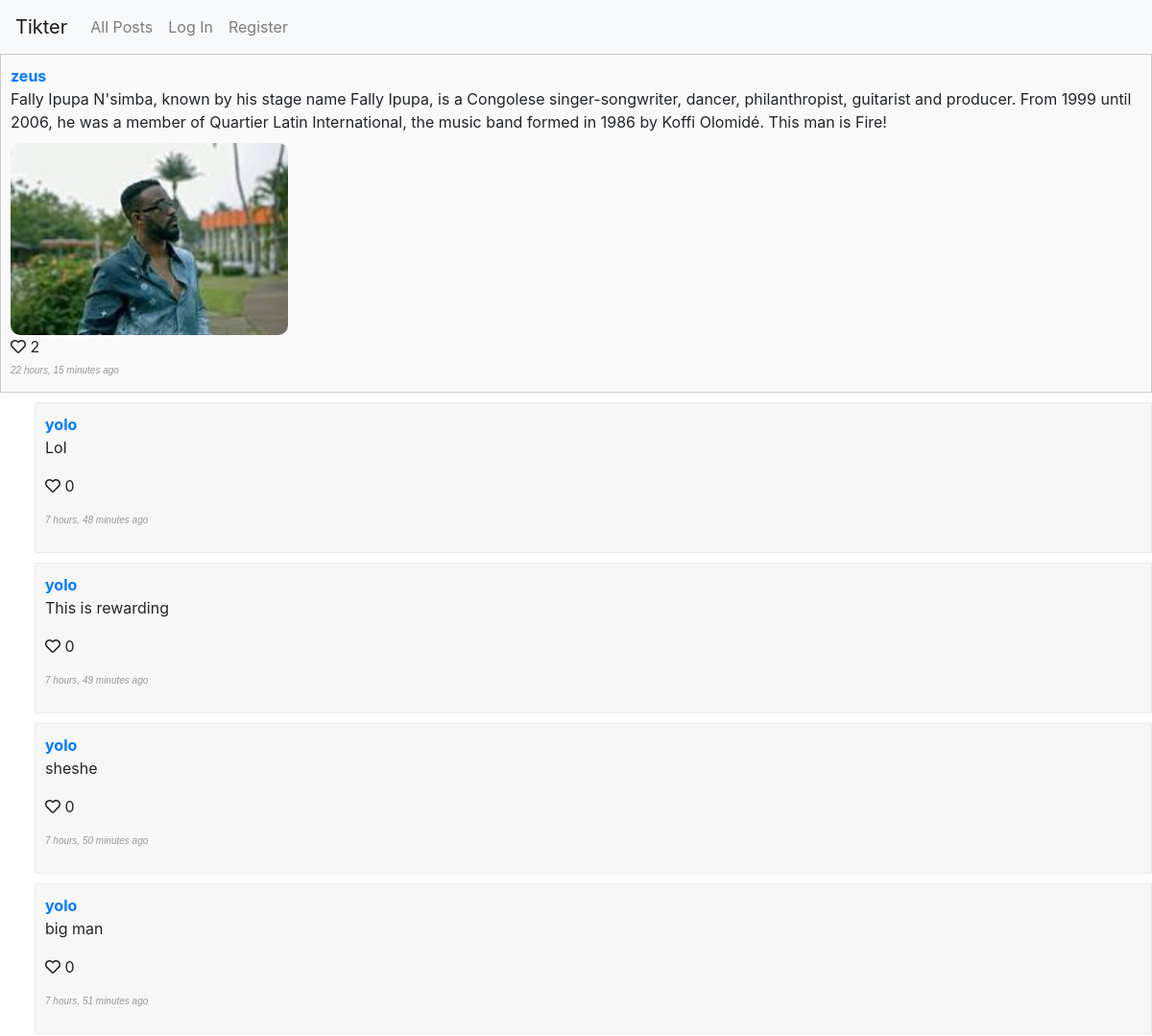
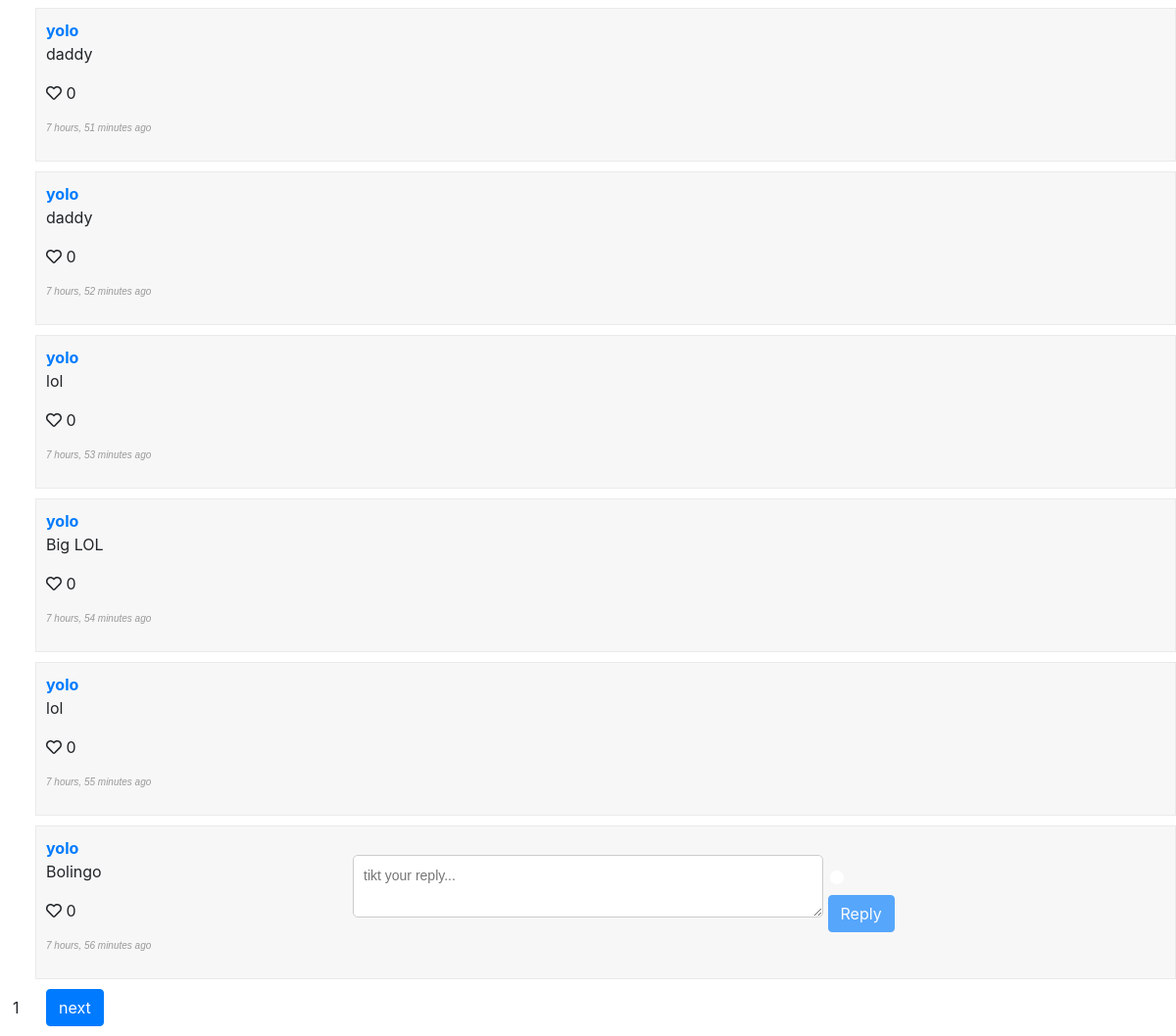
The page /post/17 on the database as committed earlier (2 pictures, top to bottom).
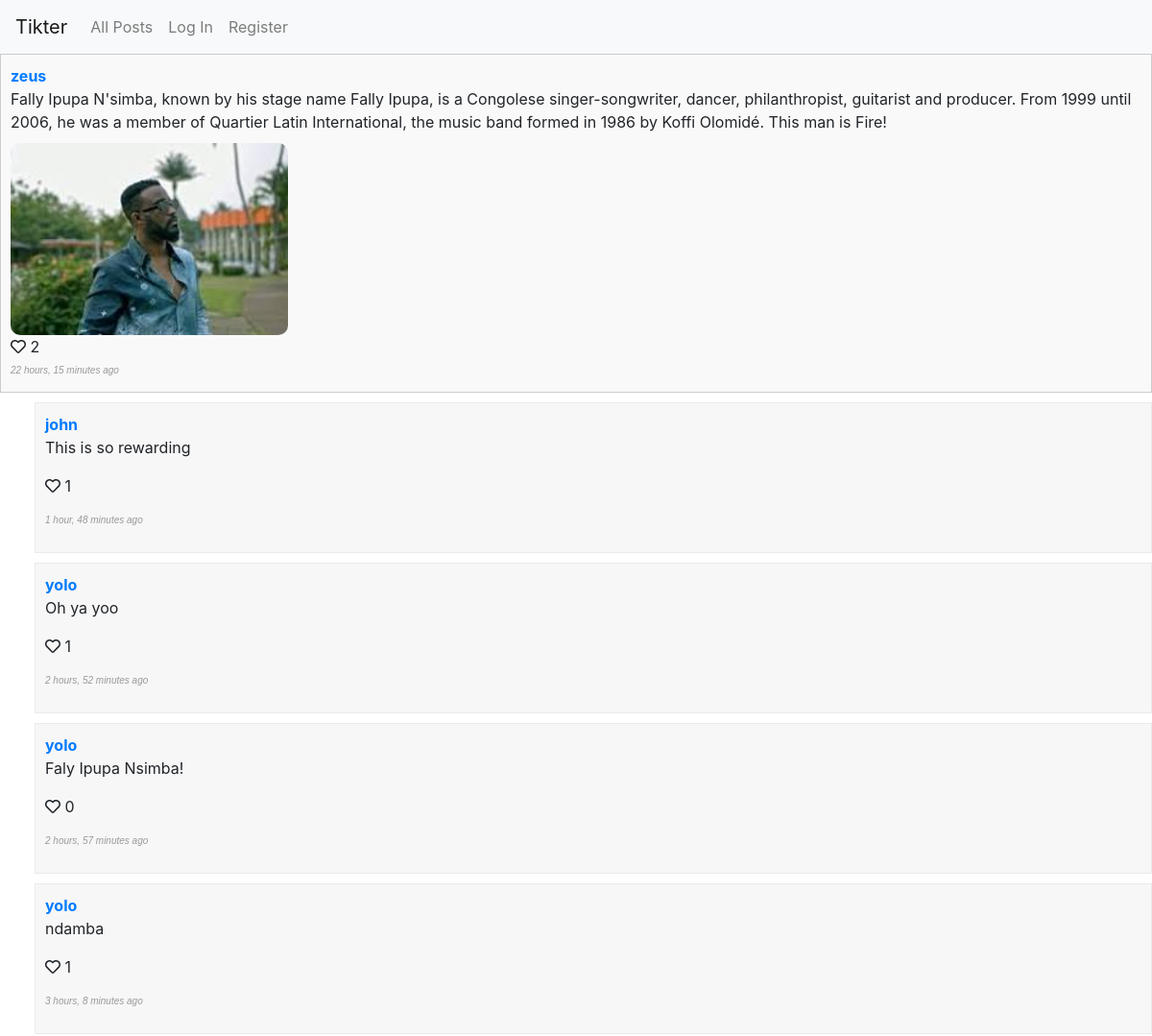
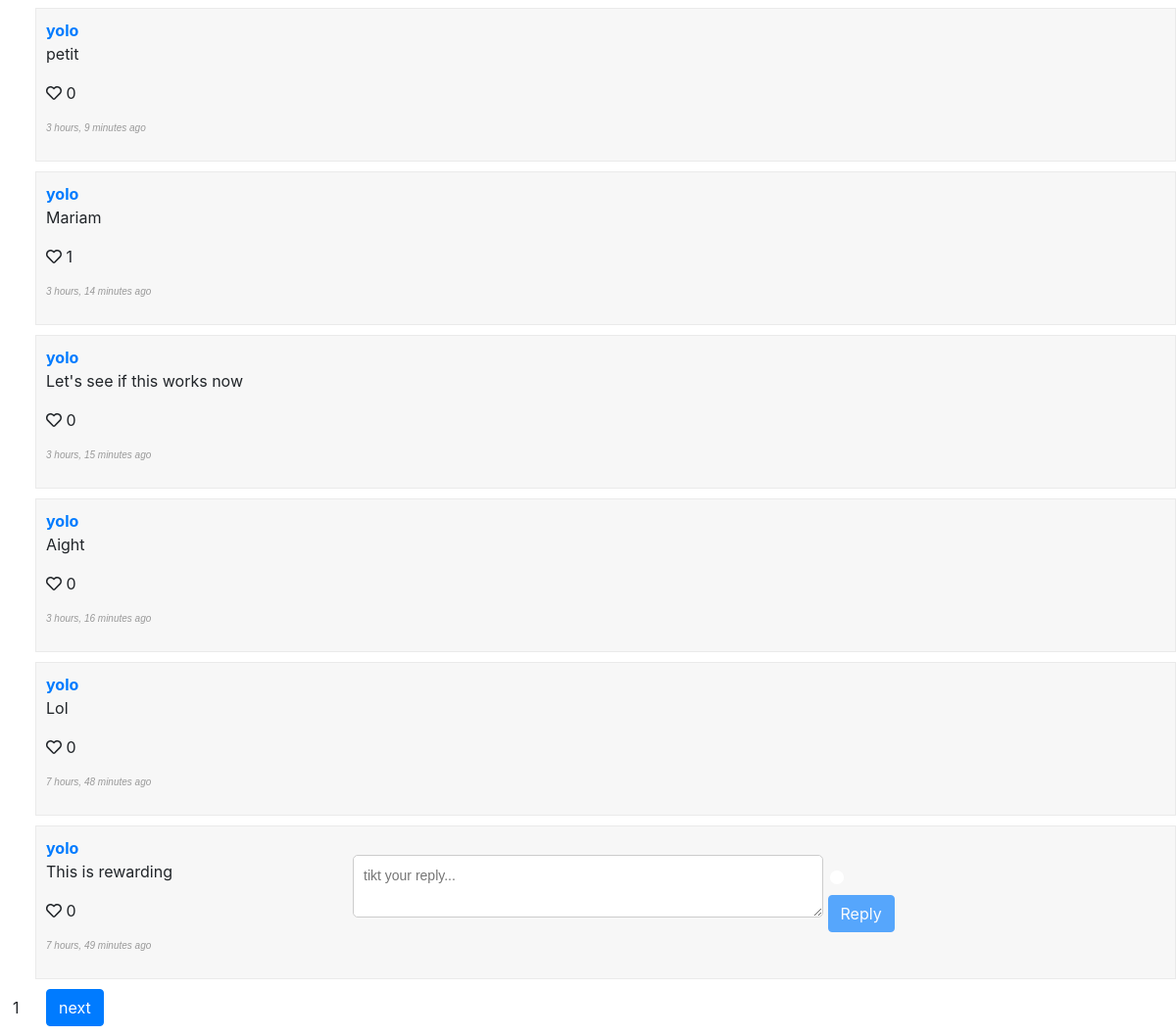
The same page on the database as committed later (2 pictures, top to bottom).
### network/models.py (models this page shows, shortened)
class Reply(models.Model):
    user = models.ForeignKey(User, on_delete=models.CASCADE, related_name='replies')
    post = models.ForeignKey(Post, on_delete=models.CASCADE, related_name='replies')
    parent_reply = models.ForeignKey('self', on_delete=models.CASCADE, null=True, blank=True, related_name='replies')
    content = models.TextField()
    timestamp = models.DateTimeField(auto_now_add=True)
    image = models.ImageField(upload_to='network/images/reply_images/', blank=True, null=True)
    likes = models.ManyToManyField(User, related_name='liked_replies', blank=True)
    def num_likes(self):
        return self.likes.count()

class User(AbstractUser):
    pass

### network/views.py (the view)
# urls.py: path('post/<int:post_id>', views.post, name='post'),
def post(request, post_id):
    post = get_object_or_404(Post, id=post_id)
    replies = post.replies.all().order_by('-timestamp')
    paginator = Paginator(replies, 10)
    page_number = request.GET.get('page', 1)
    page = paginator.get_page(page_number)
    context = {
        'page': page,
        'post': post
    }
    return render(request, 'network/post.html', context)

### network/models.py (called while the page is built)
    def num_likes(self):
        return self.likes.count()

### network/templates/network/post.html (shortened to what this page needs)
{% extends "network/layout.html" %}
    {% load static %}
    {% block body %}
        {% include 'network/post_display.html' with post=post user=user %}
        <div class="reply-section">
            <div class="reply-area">{% csrf_token %}
                <span><div class="reply-header"></div><textarea class="textarea-reply" placeholder="tikt your reply..."></textarea>
                <div class="container-progress">
                    <div class="circular-progress">
                    </div>
                </div>
                </span>
                <span><button class="btn btn-primary reply-btn" data-post-id="{{ post.id}}" data-post-username="{{post.user.username}}">Reply</button></span>
            </div>
        </div>
        {% for reply in page%}
            {% include 'network/reply_display.html' with reply=reply user=user %}
        {% endfor %}
        <div class="pagination">
            <span class="step-links">
            <span class="current-page btn">{{ page.number }}</span>
            {% if page.has_next %}
                <a href="?page={{ page.next_page_number }}"><button class="btn btn-primary np">next</button></a>
            {% endif %}
            </span>
        </div>
    {% endblock %}

### network/templates/network/reply_display.html (shortened to what this page needs)
<li class="reply-li" data-reply-id="{{ reply.id }}">
    <div class="reply-section">
    <a class="user-link" href="{% url 'network:profile' username=reply.user.username%}"><strong>{{ reply.user.username }}</strong></a>
    <p class="r-content">{{ reply.content }}</p>
    {% if user.is_authenticated %}
        <p>
            <span class="rlike-count">{{ reply.num_likes }}</span>
            <span class="rlike-button" data-reply-id="{{ reply.id }}" >
                {% if reply in user.liked_replies.all %}
                    <i class="heart-icon fas fa-heart liked"></i>
                {% else %}
                    <i class="heart-icon far fa-heart"></i>
                {% endif %}
            </span>
            <span class="reply-reply-count">{{ reply.num_replies }}</span>
            <a href="#" class="reply-icon">
                <i class="fa fa-reply"></i> Reply
            </a>
        </p>
    {% else %}
        <p><i class="far fa-heart"></i> <span class="rlike-count">{{ reply.num_likes }} </span></p>
    {% endif %}
    <p class="timestamp">{{ reply.timestamp|timesince }} ago</p>
    </div>
</li>

Rows that differ between the two databases and show on the page:
no longer on this page (row unchanged): Reply: user.username "yolo", content "sheshe", num_likes "0", timestamp "7 hours, 50 minutes"
no longer on this page (row unchanged): Reply: user.username "yolo", content "big man", num_likes "0", timestamp "7 hours, 51 minutes"
no longer on this page (row unchanged): Reply: user.username "yolo", content "daddy", num_likes "0", timestamp "7 hours, 51 minutes"
no longer on this page (row unchanged): Reply: user.username "yolo", content "daddy", num_likes "0", timestamp "7 hours, 52 minutes"
no longer on this page (row unchanged): Reply: user.username "yolo", content "lol", num_likes "0", timestamp "7 hours, 53 minutes"
no longer on this page (row unchanged): Reply: user.username "yolo", content "Big LOL", num_likes "0", timestamp "7 hours, 54 minutes"
no longer on this page (row unchanged): Reply: user.username "yolo", content "lol", num_likes "0", timestamp "7 hours, 55 minutes"
no longer on this page (row unchanged): Reply: user.username "yolo", content "Bolingo", num_likes "0", timestamp "7 hours, 56 minutes"
added Reply: user.username "john", content "This is so rewarding", num_likes "1", timestamp "1 hour, 48 minutes"
added Reply: user.username "yolo", content "Oh ya yoo", num_likes "1", timestamp "2 hours, 52 minutes"
added Reply: user.username "yolo", content "Faly Ipupa Nsimba!", num_likes "0", timestamp "2 hours, 57 minutes"
added Reply: user.username "yolo", content "ndamba", num_likes "1", timestamp "3 hours, 8 minutes"
added Reply: user.username "yolo", content "petit", num_likes "0", timestamp "3 hours, 9 minutes"
added Reply: user.username "yolo", content "Mariam", num_likes "1", timestamp "3 hours, 14 minutes"
added Reply: user.username "yolo", content "Let's see if this works now", num_likes "0", timestamp "3 hours, 15 minutes"
added Reply: user.username "yolo", content "Aight", num_likes "0", timestamp "3 hours, 16 minutes"
